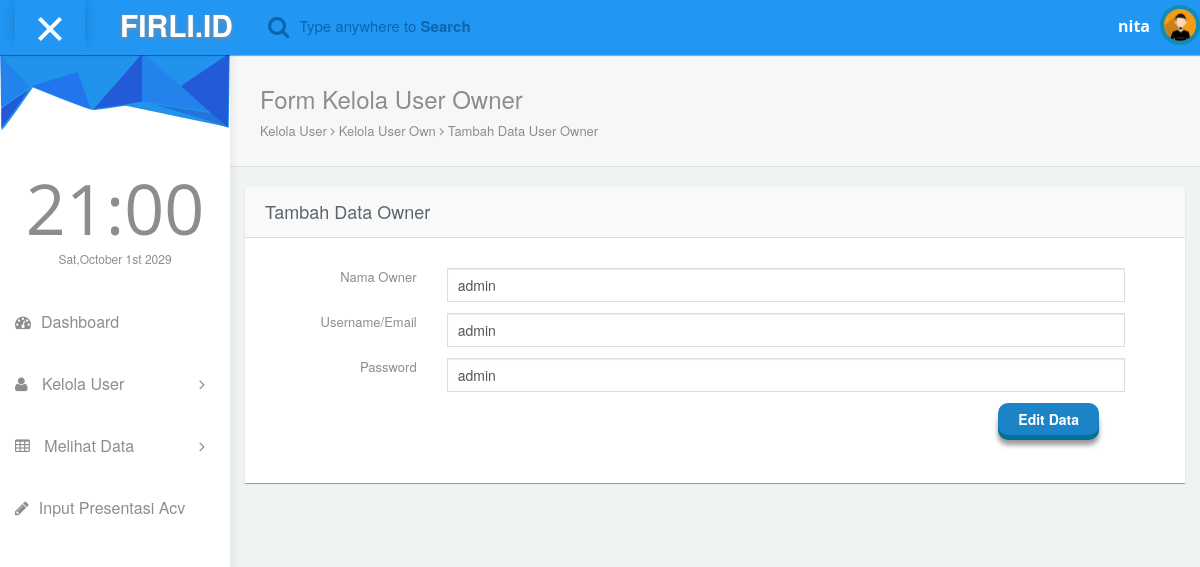
The app's page /Owner/form_kelola_user_own.php?edit=usrown_admin (signed in) with its own data.
### tables this page shows
CREATE TABLE `ds_account_owner` (
  `id_account_own` varchar(200) NOT NULL,
  `username` varchar(200) NOT NULL,
  `nama_owner` varchar(200) NOT NULL,
  `password_owner` varchar(200) NOT NULL
);

### Owner/form_kelola_user_own.php (the view, shortened to what this page needs)
<?php
	include("../Modul Database/koneksi.php");
	$edit="";
	if(isset($_GET['edit'])){
		$edit = $_GET['edit'];
	}
?>
<!DOCTYPE php>
<html lang="en">
<head>
  <link rel="stylesheet" type="text/css" href="asset/css/bootstrap.min.css">
  <link rel="stylesheet" type="text/css" href="asset/css/plugins/font-awesome.min.css"/>
  <link rel="stylesheet" type="text/css" href="asset/css/plugins/datatables.bootstrap.min.css"/>
  <link rel="stylesheet" type="text/css" href="asset/css/plugins/animate.min.css"/>
  <link href="asset/css/style.css" rel="stylesheet">
</head>
<body id="mimin" class="dashboard">
        <nav class="navbar navbar-default header navbar-fixed-top">
          <div class="col-md-12 nav-wrapper">
            <div class="navbar-header" style="width:100%;">
              <div class="opener-left-menu is-open">
                <span class="bottom"></span>
              </div>
                <a href="index_own.php" class="navbar-brand">
                 <b>FIRLI.ID</b>
                </a>
              <ul class="nav navbar-nav search-nav">
                <li>
                   <div class="search">
                    <span class="fa fa-search icon-search" style="font-size:23px;"></span>
                    <div class="form-group form-animate-text">
                      <input type="text" class="form-text" required>
                      <label class="label-search">Type anywhere to <b>Search</b> </label>
                    </div>
                  </div>
                </li>
              </ul>
              <ul class="nav navbar-nav navbar-right user-nav">
                <li class="user-name"><span><?php
								if(isset($_SESSION["username"])){
									echo explode("_",$_SESSION["username"])[0];
								}
							?></span></li>
                  <li class="dropdown avatar-dropdown">
                   <img src="asset/img/avatar.jpg" class="img-circle avatar" alt="user name" data-toggle="dropdown" aria-haspopup="true" aria-expanded="true"/>
                </li>
              </ul>
            </div>
          </div>
        </nav>
      <div class="container-fluid mimin-wrapper">
            <div id="left-menu">
              <div class="sub-left-menu scroll">
                <ul class="nav nav-list">
                    <li><div class="left-bg"></div></li>
                    <li class="time">
                      <h1 class="animated fadeInLeft">21:00</h1>
                      <p class="animated fadeInRight">Sat,October 1st 2029</p>
                    </li>
                    <li >
                        <a href="index_own.php">
                           <span class="fa fa-dashboard"></span>Dashboard
                        </a>
                    </li>
                    <li ><a class="tree-toggle nav-header"><span class="fa fa-user"></span> Kelola User<span class="fa-angle-right fa right-arrow text-right"></span> </a>
                    </li>
                    <li ><a class="tree-toggle nav-header"><span class="fa fa-table"></span> Melihat Data<span class="fa-angle-right fa right-arrow text-right"></span> </a>
                    </li>
                    <li >
                        <a href="input_target.php">
                           <span class="fa fa-pencil"></span>Input Presentasi Acv
                        </a>
                    </li>
                  </ul>
                </div>
            </div>
            <div id="content">
                <div class="panel box-shadow-none content-header">
                  <div class="panel-body">
                    <div class="col-md-12">
                        <h3 class="animated fadeInLeft">Form Kelola User Owner</h3>
                        <p class="animated fadeInDown">
                          Kelola User <span class="fa-angle-right fa"></span> Kelola User Own <span class="fa-angle-right fa"></span> Tambah Data User Owner
                        </p>
                    </div>
                  </div>
                </div>
                <div class="form-element">
                  <div class="col-md-12 padding-0">
                    <div class="col-md-12">
                      <div class="panel form-element-padding">
                        <div class="panel-heading">
                         <h4>Tambah Data Owner</h4>
                        </div>
                         <div class="panel-body" style="padding-bottom:20px;">
                          <div class="col-md-12">
						    <?php
								$query = mysqli_query($conn,"SELECT * FROM ds_account_owner where id_account_own='$edit'");
								$data = mysqli_fetch_array($query);
							?>
                            <form method="POST">
								<div class="form-group"><label class="col-sm-2 control-label text-right">Nama Owner</label>
								  <div class="col-sm-10"><input required value="<?php echo "$data[nama_owner]"; ?>" name="nama" type="text" class="form-control" placeholder="Nama Own"></div>
								</div>
								<div class="form-group">
								 <label class="col-sm-2 control-label text-right">Username/Email</label>
								  <div class="col-sm-10">
								 <input onkeypress="return event.keyCode != 32;" required value="<?php echo "$data[username]"; ?>" name="username" type="text" class="form-control" placeholder="Email">
								</div>
								</div>
								<div class="form-group"><label class="col-sm-2 control-label text-right">Password</label>
								  <div onkeypress="return event.keyCode != 32;" class="col-sm-10"><input required value="<?php echo "$data[password_owner]"; ?>" name="password" type="text" class="form-control" placeholder="Password"></div>
								</div>
								<div class="panel-body">
									<div class="col-sm-10"></div>
									<input name="addUser" type="submit" class=" btn btn-3d btn-primary" value="<?php echo ($edit =="" ? "Tambah Data" : "Edit Data") ; ?>"/>
								</div>
							</form>
                          </div>
                        </div>
                      </div>
                    </div>
                  </div>
                </div>
      </div>
</body>
</html>

### records on screen
ds_account_owner: nama "admin", username "admin", password "admin"

### other values on screen
explode("_",$_SESSION["username"])[0] "nita"
